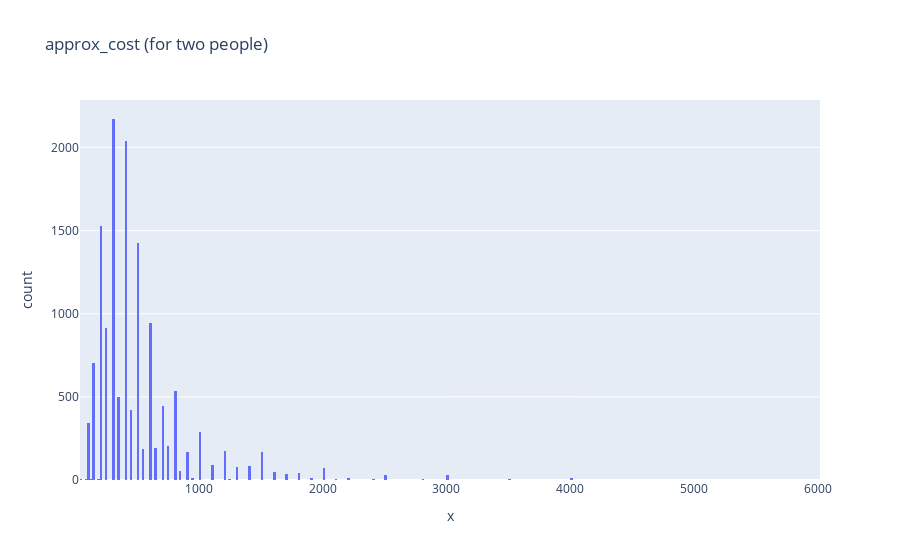

The code cell stored with this chart in its notebook:
### Code cell
px.histogram(x=df[('Original_Columns','approx_cost(for two people)')], title='approx_cost (for two people)')

### Figure 1 — Plotly figure (JSON) as saved in the notebook; plotly's stock layout.template omitted (floating-point values rounded to 4 significant figures; data arrays with more than 128 entries replaced by an {"elided": "..."} marker saying what was removed)
{"data": [{"alignmentgroup": "True", "bingroup": "x", "hovertemplate": "x=%{x}<br>count=%{y}<extra></extra>", "legendgroup": "", "marker": {"color": "#636efa", "pattern": {"shape": ""}}, "name": "", "offsetgroup": "", "orientation": "v", "showlegend": false, "type": "histogram", "x": {"elided": "14118 int values"}, "xaxis": "x", "yaxis": "y"}], "layout": {"barmode": "relative", "legend": {"tracegroupgap": 0}, "title": {"text": "approx_cost (for two people)"}, "xaxis": {"anchor": "y", "domain": [0, 1], "title": {"text": "x"}}, "yaxis": {"anchor": "x", "domain": [0, 1], "title": {"text": "count"}}}}
